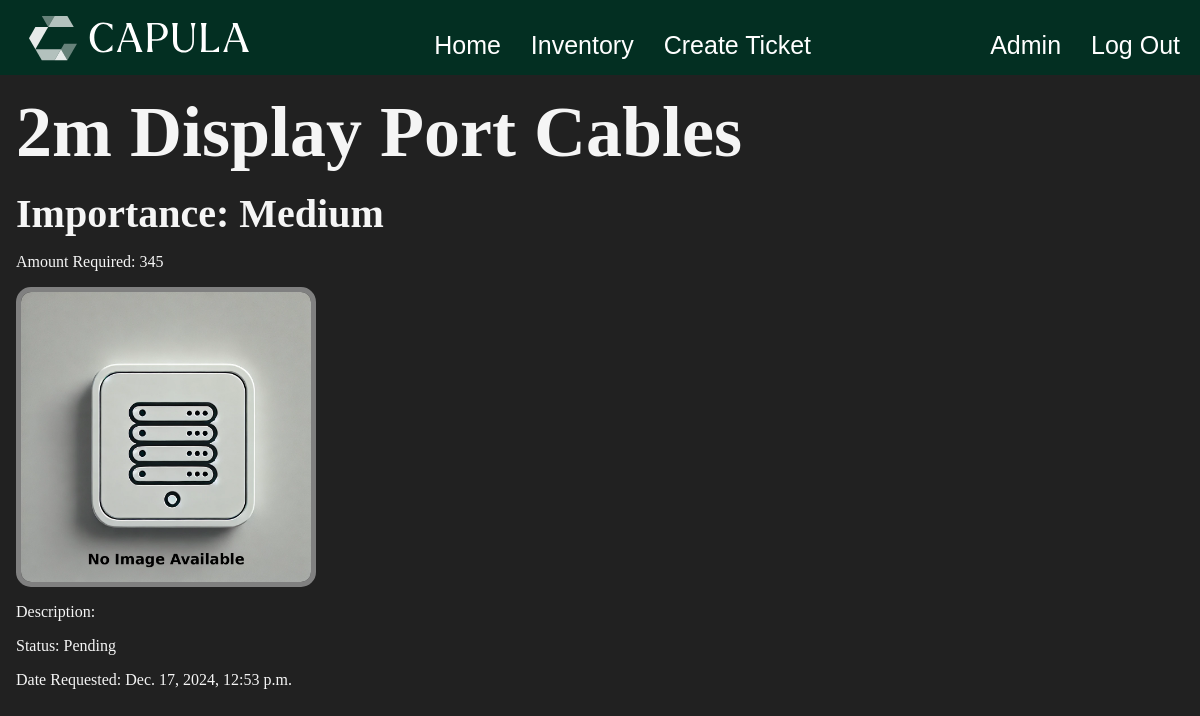
Page /inventory/2m-display-port-cables (signed in) on the committed database.
### inventory/models.py (models this page shows, shortened)
class Stock(models.Model): # Stock is the name of the model
    id = models.AutoField(primary_key=True)
    name = models.CharField(max_length=75)
    description = models.TextField(max_length=500, blank=True, null=True)
    amount = models.DecimalField(
        max_digits=10,
        decimal_places=0
    )
    IMPORTANCE_CHOICES = [
        ('Low', 'Low'),
        ('Medium', 'Medium'),
        ('High', 'High'),
    ]
    importance = models.CharField(max_length=6, choices=IMPORTANCE_CHOICES, default='Low')
    STATUS_CHOICES = [
        ('Ordered', 'Ordered'),
        ('Denied', 'Denied'),
        ('Pending', 'Pending'),
    ]
    status = models.CharField(max_length=7, choices=STATUS_CHOICES, default='Pending')
    createdAt = models.DateTimeField(auto_now_add=True)
    banner = models.ImageField(default='fallback.png',null=True, blank=True)  # Pillow installed first using terminal
    createdBy = models.ForeignKey(User, on_delete=models.CASCADE, default=None) # this means should the user be deleted so will their posts
    slug = models.SlugField(unique=True, blank=True)

### inventory/views.py (the view)
# urls.py: path('<slug:slug>', views.item_page, name = "page"),
@login_required(login_url="/users/login/")
def item_page(request, slug): #recieved slug from urls.py
    stock = Stock.objects.get(slug=slug)
    return render(request, 'inventory/item_page.html', {'stock': stock})

### inventory/templates/inventory/item_page.html (shortened to what this page needs)
{% extends 'layout.html' %}
{% block content %}
    <section>
        <h1>{{ stock.name }}</h1>
        <h2>Importance: {{ stock.importance}}</h2>
        <p>Amount Required: {{ stock.amount }}</p>
        <img
         class="banner"
         src ="{{ stock.banner.url }}"
         alt ="Image Not Available"
        />
        <p>Description: {{ stock.description }}</p>
        <p>Status: {{ stock.status }}</p>
        <p>Date Requested: {{ stock.createdAt }}</p>
    </section>
{% endblock %}

### static/CSS/style.css (style rules this page uses)
html { font-size: 16px; }
* { margin: 0; padding: 0; box-sizing: border-box; }
body { min-height: 100vh; background-color: #212121; color: whitesmoke; font-size: 3rem; }
section { display: flex; flex-flow: column; gap: 1rem; }
h2 { font-size: 2.5rem; }
p { font-size: 1rem; }
.banner { display: block; width: 100%; max-width: 300px; border-style: solid; border-width: 5px; border-color: grey; border-radius: 5%; }

### rows in the picture
Stock: name "2m Display Port Cables", importance "Medium", amount "345", banner (picture), status "Pending", createdAt "Dec. 17, 2024, 12:53 p.m."
